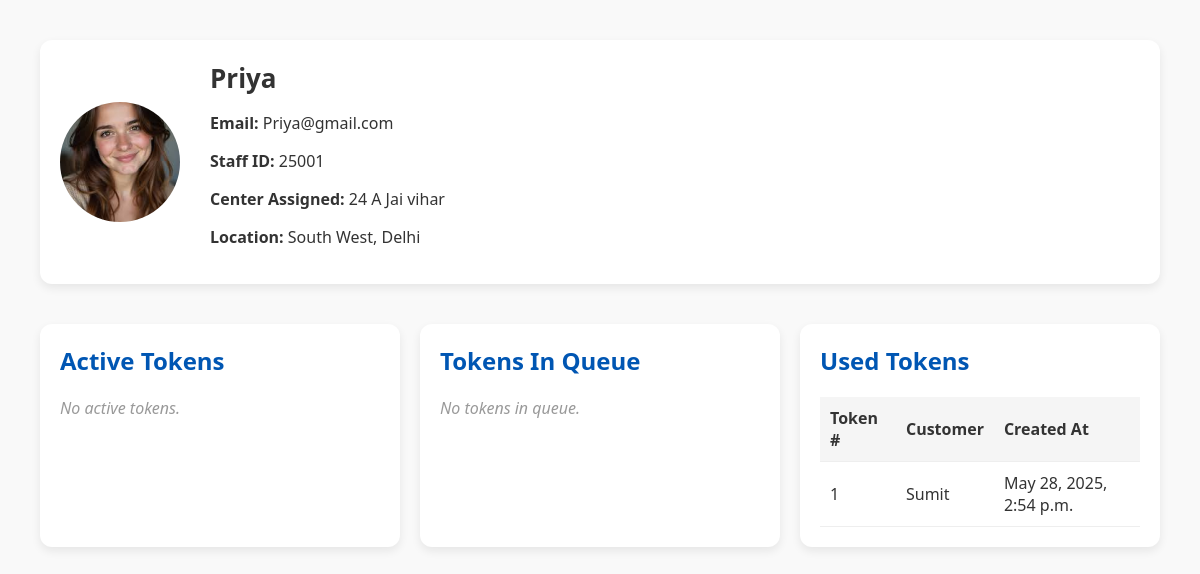
Page /showStaffDashboard/14 (signed in) on the committed database.
### Customer/models.py (models this page shows, shortened)
class StaffProfile(models.Model):
    user = models.OneToOneField(CustomUser, on_delete=models.CASCADE)
    staff_id = models.CharField(max_length=20, unique=True)
    center_assigned = models.CharField(max_length=100)
    district = models.CharField(max_length=100)
    state = models.CharField(max_length=100)
    image = models.ImageField(upload_to=upload_to_staff, blank=True, null=True)
    noOfTokenBooked=models.IntegerField(default=0)
    tokenUsed=models.BooleanField(default=False)

class CustomUser(AbstractUser):
    ROLE_CHOICES = (
        ('customer', 'Customer'),
        ('staff', 'Staff'),
    )
    role = models.CharField(max_length=10, choices=ROLE_CHOICES)

class Token(models.Model):
    customer = models.ForeignKey(CustomUser, on_delete=models.CASCADE, related_name='customer_tokens')
    staff = models.ForeignKey(CustomUser, on_delete=models.CASCADE, related_name='staff_tokens')
    token_number = models.PositiveIntegerField()
    is_active = models.BooleanField(default=True)
    in_queue=models.BooleanField(default=False)
    is_used=models.BooleanField(default=False)
    created_at = models.DateTimeField(default=timezone.now)

### Customer/views.py (the view)
# urls.py: path('showStaffDashboard/<int:staff_id>',views.showStaffDashBoard,name='showStaffDashboard'),
@login_required
def showStaffDashBoard(request, staff_id):
    user = get_object_or_404(CustomUser, id=staff_id)
    staff_profile = get_object_or_404(StaffProfile, user=user)
    tokenActive = Token.objects.filter(is_active=True, staff=user, is_used=False, in_queue=False)
    tokenInQueue = Token.objects.filter(is_active=True, staff=user, is_used=False, in_queue=True)
    tokenUsed = Token.objects.filter(is_active=True, staff=user, is_used=True)
    return render(request, 'Customer/showStaffDashboard.html', {
        'staff': user,
        'staff_profile': staff_profile,
        'tokenActive': tokenActive,
        'tokenInQueue': tokenInQueue,
        'tokenUsed': tokenUsed,
    })

### Customer/templates/Customer/showStaffDashboard.html (shortened to what this page needs)
<!DOCTYPE html>
<html>
<head>
</head>
<body>
    <div class="profile-header">
        <img src="{{ staff_profile.image.url }}" alt="Staff Image" width="150" height="150" style="border-radius: 50%;">
        <div>
            <h1>{{ staff.username }}</h1>
            <p><strong>Email:</strong> {{ staff.email }}</p>
            <p><strong>Staff ID:</strong> {{ staff_profile.staff_id }}</p>
            <p><strong>Center Assigned:</strong> {{ staff_profile.center_assigned }}</p>
            <p><strong>Location:</strong> {{ staff_profile.district }}, {{ staff_profile.state }}</p>
        </div>
    </div>
    <div class="token-sections">
        <div class="token-box">
            <h2>Active Tokens</h2>
            {% if tokenActive %}
                <table>
                    <tr>
                        <th>Token #</th>
                        <th>Customer</th>
                        <th>Created At</th>
                    </tr>
                    {% for token in tokenActive %}
                    <tr>
                        <td>{{ token.token_number }}</td>
                        <td>{{ token.customer.username }}</td>
                        <td>{{ token.created_at }}</td>
                    </tr>
                    {% endfor %}
                </table>
            {% else %}
                <p class="no-data">No active tokens.</p>
            {% endif %}
        </div>
        <div class="token-box">
            <h2>Tokens In Queue</h2>
            {% if tokenInQueue %}
                <table>
                    <tr>
                        <th>Token #</th>
                        <th>Customer</th>
                        <th>Created At</th>
                    </tr>
                    {% for token in tokenInQueue %}
                    <tr>
                        <td>{{ token.token_number }}</td>
                        <td>{{ token.customer.username }}</td>
                        <td>{{ token.created_at }}</td>
                    </tr>
                    {% endfor %}
                </table>
            {% else %}
                <p class="no-data">No tokens in queue.</p>
            {% endif %}
        </div>
        <div class="token-box">
            <h2>Used Tokens</h2>
            {% if tokenUsed %}
                <table>
                    <tr>
                        <th>Token #</th>
                        <th>Customer</th>
                        <th>Created At</th>
                    </tr>
                    {% for token in tokenUsed %}
                    <tr>
                        <td>{{ token.token_number }}</td>
                        <td>{{ token.customer.username }}</td>
                        <td>{{ token.created_at }}</td>
                    </tr>
                    {% endfor %}
                </table>
            {% else %}
                <p class="no-data">No used tokens.</p>
            {% endif %}
        </div>
    </div>
</body>
</html>

### Customer/templates/Customer/showStaffDashboard.html (style rules this page uses)
body { font-family: 'Segoe UI', Tahoma, Geneva, Verdana, sans-serif; margin: 40px; background-color: #f9f9f9; color: #333; }
.profile-header { display: flex; align-items: center; margin-bottom: 40px; background: #fff; padding: 20px; border-radius: 12px; box-shadow: 0 4px 10px rgba(0, 0, 0, 0.08); }
.profile-header img { width: 120px; height: 120px; border-radius: 50%; object-fit: cover; margin-right: 30px; }
.profile-header div { flex-grow: 1; }
.profile-header h1 { margin: 0; font-size: 26px; }
.token-sections { display: flex; justify-content: space-between; gap: 20px; }
.token-box { flex: 1; background-color: #fff; border-radius: 12px; padding: 20px; box-shadow: 0 4px 10px rgba(0, 0, 0, 0.08); overflow-x: auto; }
.token-box h2 { margin-top: 0; color: #0056b3; }
table { width: 100%; border-collapse: collapse; margin-top: 15px; }
th, td { padding: 10px; border-bottom: 1px solid #eee; text-align: left; }
th { background-color: #f5f5f5; }
.no-data { color: #999; font-style: italic; }

### rows in the picture
StaffProfile: image (picture), staff_id "25001", center_assigned "24 A Jai vihar", district "South West", state "Delhi"
CustomUser: username "Priya", email "Priya@gmail.com"
Token: token_number "1", customer.username "Sumit", created_at "May 28, 2025, 2:54 p.m."
